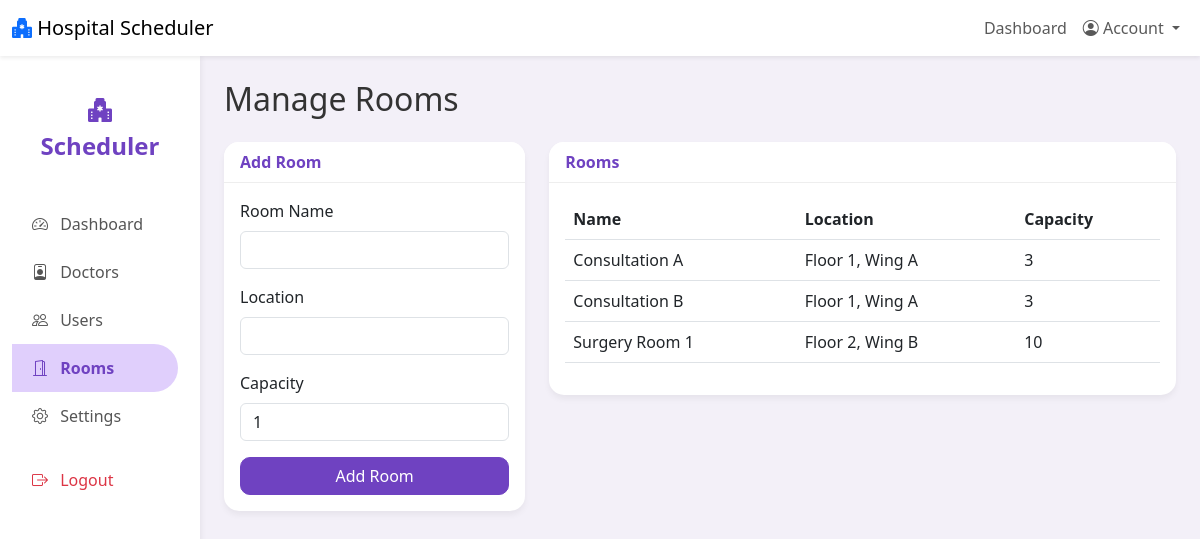
/admin/rooms.php (signed in), run on the app's committed database.
### tables this page shows
CREATE TABLE `rooms` (
  `id` int(11) NOT NULL AUTO_INCREMENT,
  `name` varchar(50) NOT NULL,
  `location` varchar(100) DEFAULT NULL,
  `capacity` int(11) DEFAULT 1,
  PRIMARY KEY (`id`)
);

### includes/helpers.php (called while the page is built, shortened)
<?php
function h($string) {
    return htmlspecialchars($string, ENT_QUOTES, 'UTF-8');
}

### admin/rooms.php (the view, shortened to what this page needs)
<?php
require_once '../includes/db.php';
require_once '../includes/helpers.php';
$rooms = $pdo->query("SELECT * FROM rooms ORDER BY name")->fetchAll();
require_once '../includes/header.php';
?>
<div class="container-fluid">
    <div class="row">
        <?php include '../includes/sidebar.php'; ?>
        <main class="col-md-9 ms-sm-auto col-lg-10 px-md-4 py-4">
            <h1 class="h2 mb-4">Manage Rooms</h1>
            <div class="row">
                <div class="col-md-4">
                    <div class="card mb-4">
                        <div class="card-header">Add Room</div>
                        <div class="card-body">
                            <form method="POST">
                                <div class="mb-3">
                                    <label class="form-label">Room Name</label>
                                    <input type="text" name="name" class="form-control" required>
                                </div>
                                <div class="mb-3">
                                    <label class="form-label">Location</label>
                                    <input type="text" name="location" class="form-control">
                                </div>
                                <div class="mb-3">
                                    <label class="form-label">Capacity</label>
                                    <input type="number" name="capacity" class="form-control" value="1" min="1">
                                </div>
                                <button type="submit" class="btn btn-primary w-100">Add Room</button>
                            </form>
                        </div>
                    </div>
                </div>
                <div class="col-md-8">
                    <div class="card">
                        <div class="card-header">Rooms</div>
                        <div class="card-body">
                            <table class="table">
                                <thead>
                                    <tr>
                                        <th>Name</th>
                                        <th>Location</th>
                                        <th>Capacity</th>
                                    </tr>
                                </thead>
                                <tbody>
                                    <?php foreach ($rooms as $room): ?>
                                    <tr>
                                        <td><?php echo h($room['name']); ?></td>
                                        <td><?php echo h($room['location']); ?></td>
                                        <td><?php echo h($room['capacity']); ?></td>
                                    </tr>
                                    <?php endforeach; ?>
                                </tbody>
                            </table>
                        </div>
                    </div>
                </div>
            </div>
        </main>
    </div>
</div>
<?php require_once '../includes/footer.php'; ?>

### assets/css/styles.css (style rules this page uses)
:root { --primary-color: #6f42c1; --primary-light: #e0cffc; --secondary-color: #6c757d; --bg-color: #f3f0f8; --card-radius: 15px; --btn-radius: 10px; }
body { background-color: var(--bg-color); font-family: 'Segoe UI', Tahoma, Geneva, Verdana, sans-serif; color: #333; }
.card { border: none; border-radius: var(--card-radius); box-shadow: 0 4px 6px rgba(0, 0, 0, 0.05); transition: transform 0.2s; }
.card-header { background-color: white; border-bottom: 1px solid #eee; border-radius: var(--card-radius) var(--card-radius) 0 0 !important; font-weight: 600; color: var(--primary-color); }
.btn-primary { background-color: var(--primary-color); border-color: var(--primary-color); border-radius: var(--btn-radius); }

### data on the page
rooms: name "Consultation A", location "Floor 1, Wing A", capacity "3"
rooms: name "Consultation B", location "Floor 1, Wing A", capacity "3"
rooms: name "Surgery Room 1", location "Floor 2, Wing B", capacity "10"
